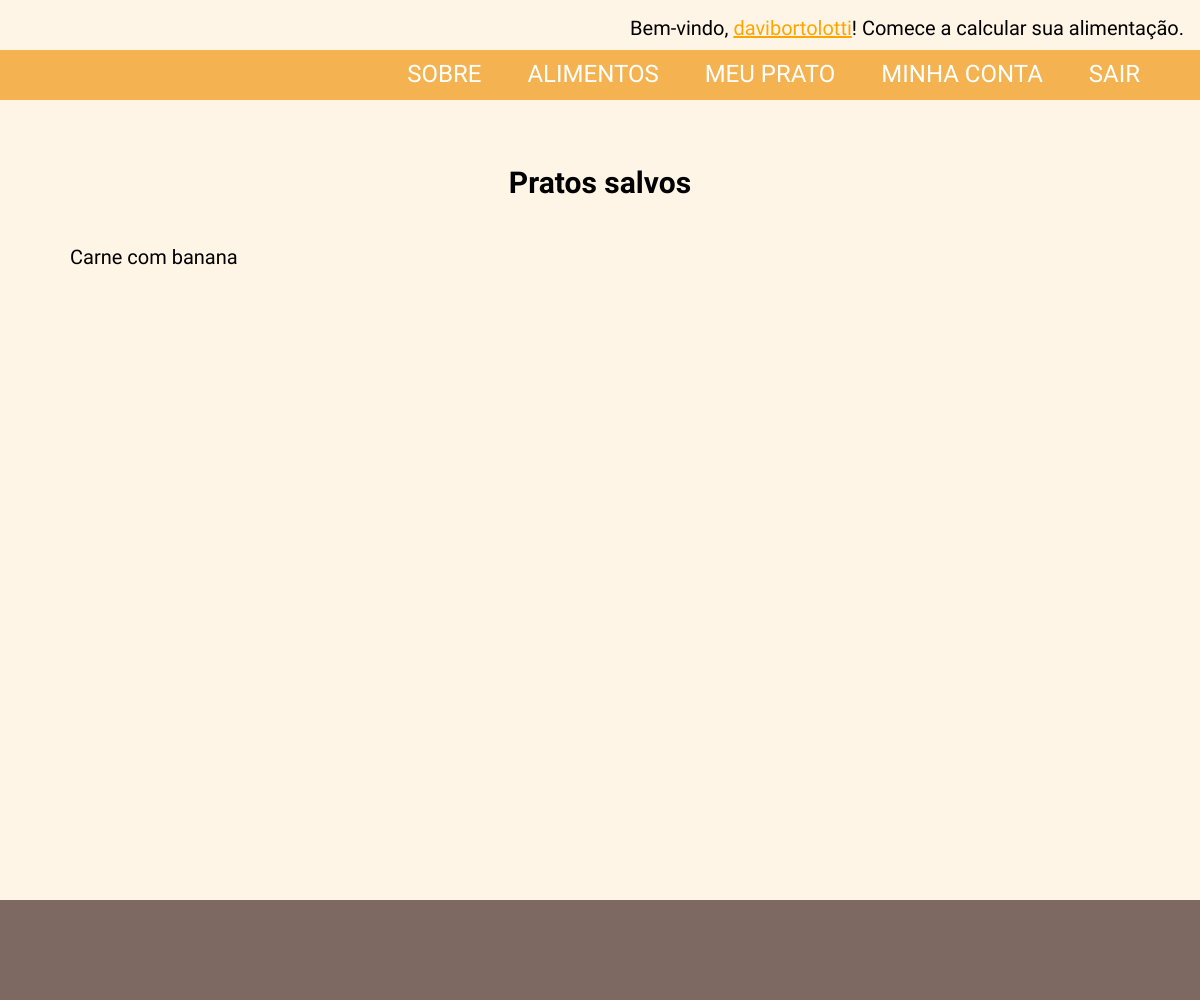
/mymeallist (signed in), run on an earlier commit of the app's database.
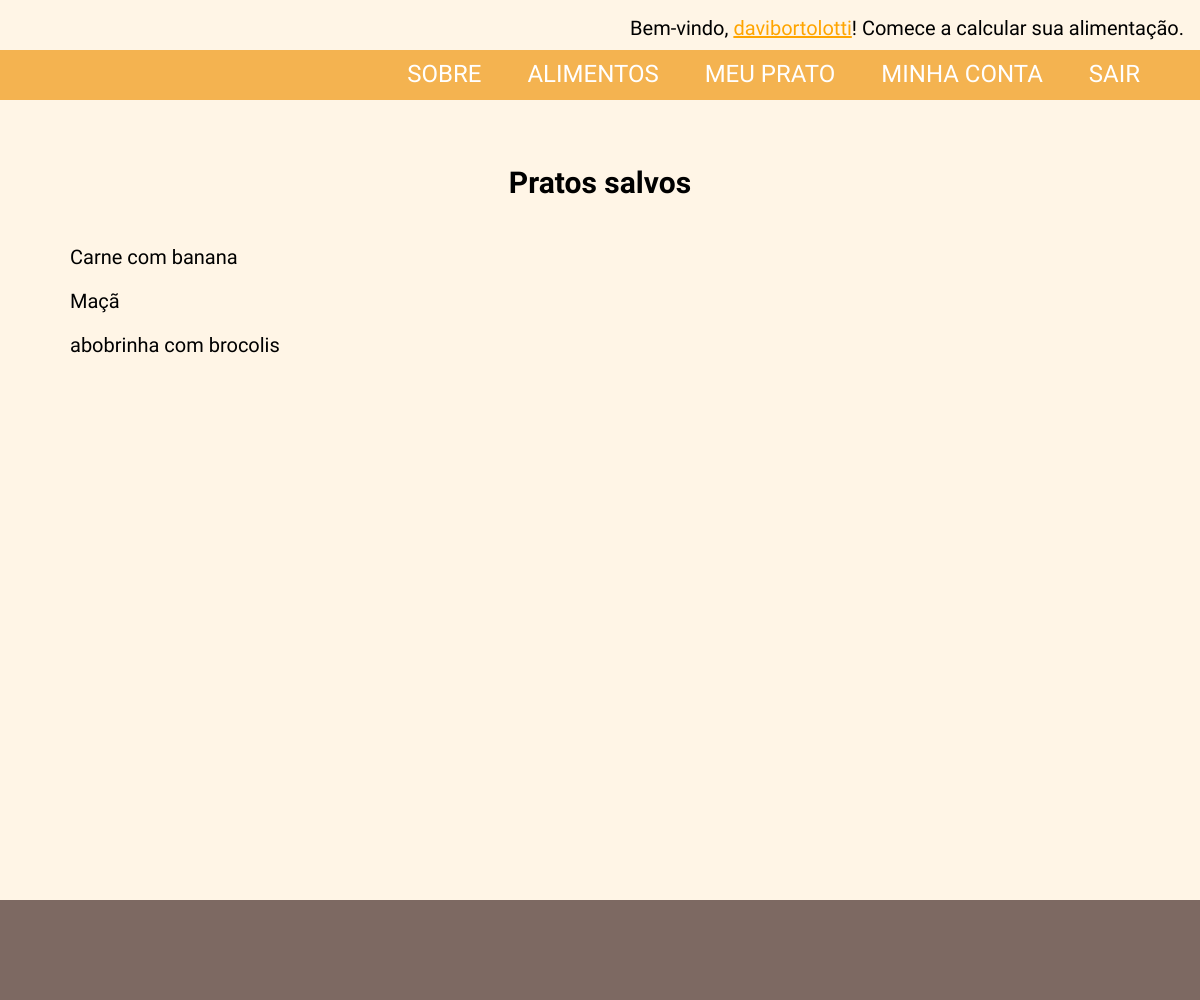
And on a later commit of the database.
### nutrizone/models.py (models this page shows, shortened)
class UserMeal(models.Model):
	user = models.CharField(max_length=200)
	name = models.CharField(max_length=200)

### nutrizone/views.py (the view)
# urls.py: url(r'^mymeallist$', views.mymeallist, name='mymeallist'),
@login_required
def mymeallist(request):
	username = request.user.username
	meals = UserMeal.objects.filter(user=username)
	context = {
		"meals": meals,
	}
	return render(request, 'mymeallist.html', context)

### nutrizone/templates/mymeallist.html
{% extends 'base.html' %}
{% block content %}
<div class="subtitle">
    <h2>Pratos salvos</h2>
</div>
<div>
{% for meal in meals %}
    <a href="mymeallist/{{meal.name}}">{{meal.name}}</a></p>
{% endfor %}
</div>
{% endblock %}

What changed in the data, as far as the page shows it:
added UserMeal: name "Maçã"
added UserMeal: name "abobrinha com brocolis"
